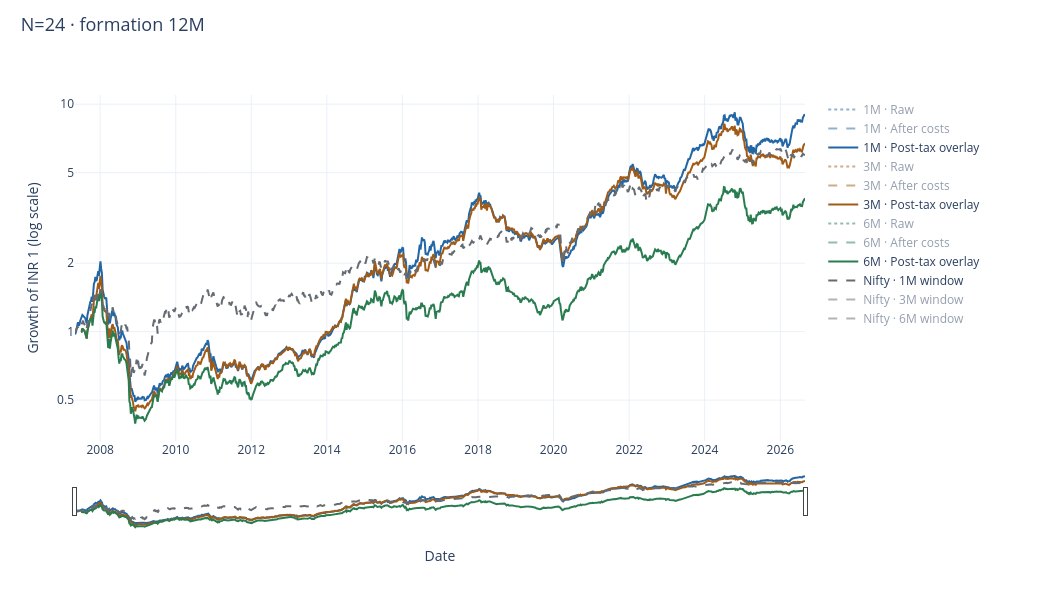

Notebook cell for this chart:
### Markdown cell above
### N=24

### Code cell
research.equity(24)

### Figure 1 — Plotly figure (JSON) as saved in the notebook; plotly's stock layout.template omitted (floating-point values rounded to 4 significant figures; data arrays with more than 128 entries replaced by an {"elided": "..."} marker saying what was removed)
{"data": [{"line": {"color": "#2266a5", "dash": "dot", "width": 2}, "name": "1M · Raw", "type": "scatter", "visible": "legendonly", "x": {"elided": "1010 str values"}, "y": {"elided": "1010 float values"}}, {"line": {"color": "#2266a5", "dash": "dash", "width": 2}, "name": "1M · After costs", "type": "scatter", "visible": "legendonly", "x": {"elided": "1010 str values"}, "y": {"elided": "1010 float values"}}, {"line": {"color": "#2266a5", "dash": "solid", "width": 2}, "name": "1M · Post-tax overlay", "type": "scatter", "visible": true, "x": {"elided": "1010 str values"}, "y": {"elided": "1010 float values"}}, {"line": {"color": "#a15b16", "dash": "dot", "width": 2}, "name": "3M · Raw", "type": "scatter", "visible": "legendonly", "x": {"elided": "1001 str values"}, "y": {"elided": "1001 float values"}}, {"line": {"color": "#a15b16", "dash": "dash", "width": 2}, "name": "3M · After costs", "type": "scatter", "visible": "legendonly", "x": {"elided": "1001 str values"}, "y": {"elided": "1001 float values"}}, {"line": {"color": "#a15b16", "dash": "solid", "width": 2}, "name": "3M · Post-tax overlay", "type": "scatter", "visible": true, "x": {"elided": "1001 str values"}, "y": {"elided": "1001 float values"}}, {"line": {"color": "#297c50", "dash": "dot", "width": 2}, "name": "6M · Raw", "type": "scatter", "visible": "legendonly", "x": {"elided": "1001 str values"}, "y": {"elided": "1001 float values"}}, {"line": {"color": "#297c50", "dash": "dash", "width": 2}, "name": "6M · After costs", "type": "scatter", "visible": "legendonly", "x": {"elided": "1001 str values"}, "y": {"elided": "1001 float values"}}, {"line": {"color": "#297c50", "dash": "solid", "width": 2}, "name": "6M · Post-tax overlay", "type": "scatter", "visible": true, "x": {"elided": "1001 str values"}, "y": {"elided": "1001 float values"}}, {"line": {"color": "#656b72", "dash": "dash"}, "name": "Nifty · 1M window", "type": "scatter", "visible": true, "x": {"elided": "1010 str values"}, "y": {"elided": "1010 float values"}}, {"line": {"color": "#656b72", "dash": "dash"}, "name": "Nifty · 3M window", "type": "scatter", "visible": "legendonly", "x": {"elided": "1001 str values"}, "y": {"elided": "1001 float values"}}, {"line": {"color": "#656b72", "dash": "dash"}, "name": "Nifty · 6M window", "type": "scatter", "visible": "legendonly", "x": {"elided": "1001 str values"}, "y": {"elided": "1001 float values"}}], "layout": {"height": 610, "hovermode": "x unified", "legend": {"font": {"size": 12}, "itemclick": "toggle", "itemdoubleclick": "toggleothers", "x": 1.025, "y": 1}, "margin": {"b": 80, "l": 75, "r": 235, "t": 95}, "title": {"font": {"size": 18}, "text": "N=24 · formation 12M", "x": 0.02, "y": 0.97}, "width": 1040, "xaxis": {"rangeslider": {"thickness": 0.13, "visible": true}, "title": {"text": "Date"}}, "yaxis": {"tickmode": "array", "ticktext": ["0.001", "0.002", "0.005", "0.01", "0.02", "0.05", "0.1", "0.2", "0.5", "1", "2", "5", "10", "20", "50", "100", "200", "500", "1000", "2000", "5000", "10000", "20000", "50000", "100000", "200000", "500000", "1e+06", "2e+06", "5e+06", "1e+07", "2e+07", "5e+07", "1e+08", "2e+08", "5e+08"], "tickvals": [0.001, 0.002, 0.005, 0.01, 0.02, 0.05, 0.1, 0.2, 0.5, 1.0, 2.0, 5.0, 10.0, 20.0, 50.0, 100.0, 200.0, 500.0, 1000.0, 2000.0, 5000.0, 10000.0, 20000.0, 50000.0, 100000.0, 200000.0, 500000.0, 1000000.0, 2000000.0, 5000000.0, 10000000.0, 20000000.0, 50000000.0, 100000000.0, 200000000.0, 500000000.0], "title": {"text": "Growth of INR 1 (log scale)"}, "type": "log"}}}
